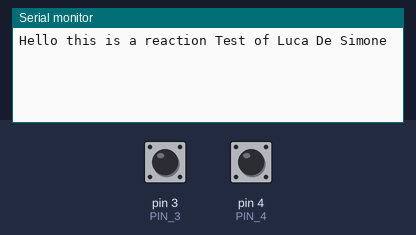
The sketch below on a simulated Arduino Uno, built with avr-gcc and run on an emulated ATmega328P. Parts: the last lines printed to the serial monitor. The test bench sets the inputs (shaded band); at power-on: pin 3 (PIN_3) HIGH, pin 4 (PIN_4) HIGH.

Above: at 1.2 s.
1.3 s: pin 3 (PIN_3) pulled LOW for 0.15 s
At 2.5 s:
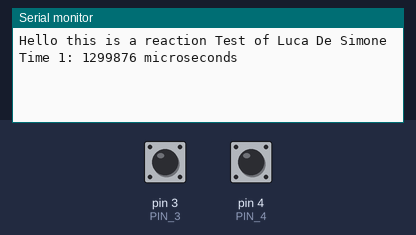
2.9 s: pin 4 (PIN_4) pulled LOW for 0.15 s
At 3.8 s:
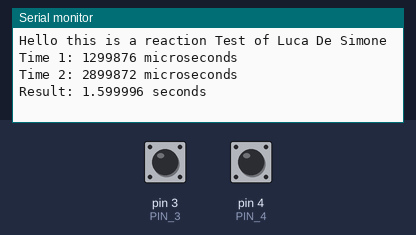
4.5 s: pin 3 (PIN_3) pulled LOW for 1 s
At 5.1 s:
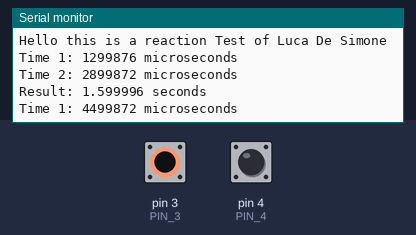
7.0 s: pin 4 (PIN_4) pulled LOW for 1 s
At 8.1 s:
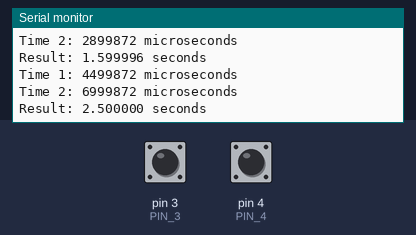
9.5 s: pin 3 (PIN_3) driven LOW and pin 4 (PIN_4) driven LOW
At 10.4 s:
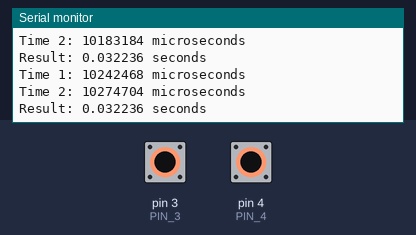
12.5 s: pin 3 (PIN_3) pulsed HIGH 2 times (0.12 s each, 0.3 s apart)
Timing chart, 0 to 15.5 s (numbered marks = the images above; inputs shaded):
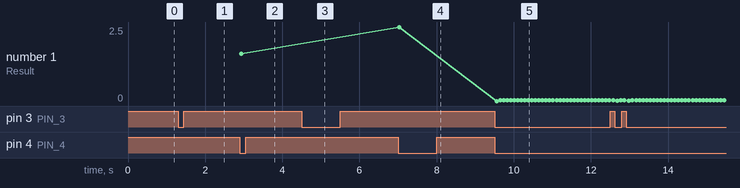

The sketch:

reaction_test_thu.ino
```cpp
// (licence header left out)
#define PIN_3 3
#define PIN_4 4


void setup() {

  Serial.begin(9600);
  Serial.println("Hello this is a reaction Test of Luca De Simone");

  pinMode(PIN_3, INPUT_PULLUP);
  pinMode(PIN_4, INPUT_PULLUP);

}

void loop() {

  unsigned long time1;
  unsigned long time2;
  double        result;

  while (digitalRead(PIN_3));

  time1 = micros();

  Serial.print("Time 1: ");
  Serial.print(time1);
  Serial.println(" microseconds");

  while (digitalRead(PIN_4));

  time2 = micros();

  Serial.print("Time 2: ");
  Serial.print(time2);
  Serial.println(" microseconds");

  result = (time2 - time1) / 1000000.0;

  Serial.print("Result: ");
  Serial.print(result, 6);
  Serial.println(" seconds");

}
```

Measured:
- after the input at 1.3 s, the serial monitor: prints a new line at once (image 1)
- after the input at 2.9 s, the serial monitor: prints a new line at once (image 2)
- after the input at 4.5 s, the serial monitor: prints a new line at once (image 3)
- after the input at 7.0 s, the serial monitor: prints a new line at once (image 4)
- after the input at 9.5 s, the serial monitor: prints a new line at once (image 5)
- plotted number 1: 1.6 → 2.5 after the input at 7.0 s, 2.5 → 0.03 after the input at 9.5 s
